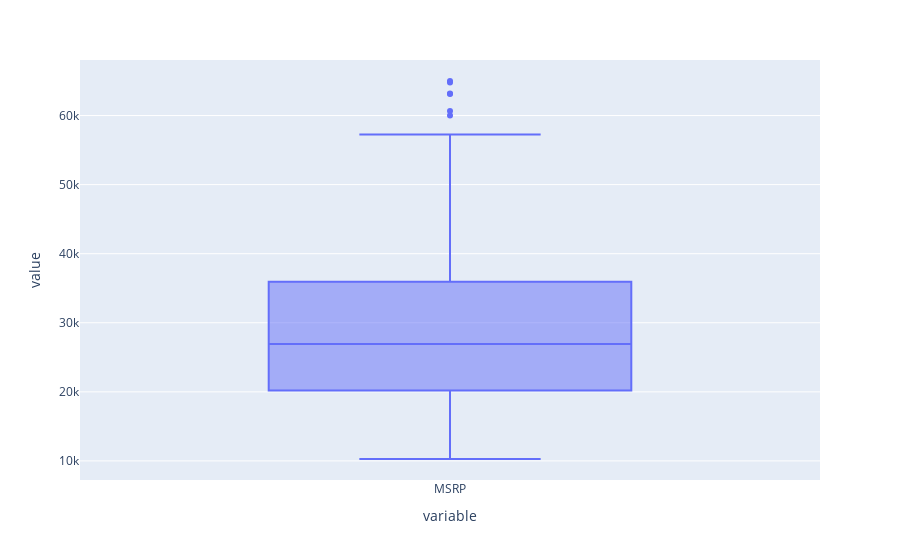

Notebook source saved alongside this figure:
### Code cell
px.box(data.MSRP)
# the top fence value is different in plotly and hence we are seeing additional values above the top fence

### Figure 1 — Plotly figure (JSON) as saved in the notebook; plotly's stock layout.template omitted (floating-point values rounded to 4 significant figures; data arrays with more than 128 entries replaced by an {"elided": "..."} marker saying what was removed)
{"data": [{"alignmentgroup": "True", "hovertemplate": "variable=%{x}<br>value=%{y}<extra></extra>", "legendgroup": "", "marker": {"color": "#636efa"}, "name": "", "notched": false, "offsetgroup": "", "orientation": "v", "showlegend": false, "type": "box", "x": {"elided": "401 str values"}, "x0": " ", "xaxis": "x", "y": {"elided": "401 int values"}, "y0": " ", "yaxis": "y"}], "layout": {"boxmode": "group", "legend": {"tracegroupgap": 0}, "margin": {"t": 60}, "xaxis": {"anchor": "y", "domain": [0, 1], "title": {"text": "variable"}}, "yaxis": {"anchor": "x", "domain": [0, 1], "title": {"text": "value"}}}}
